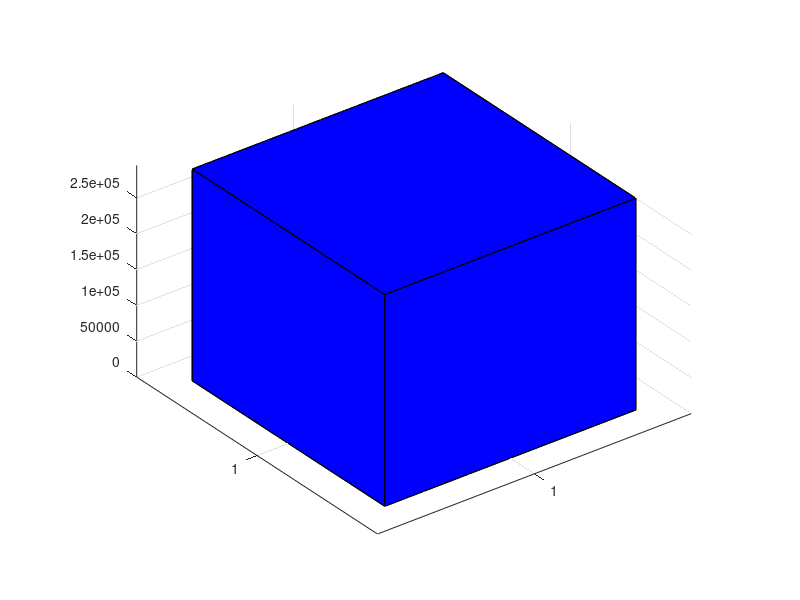
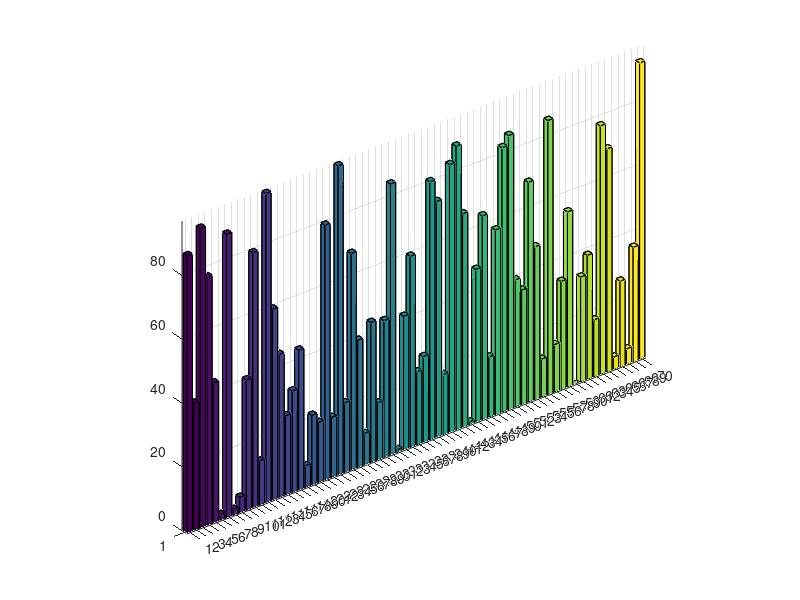
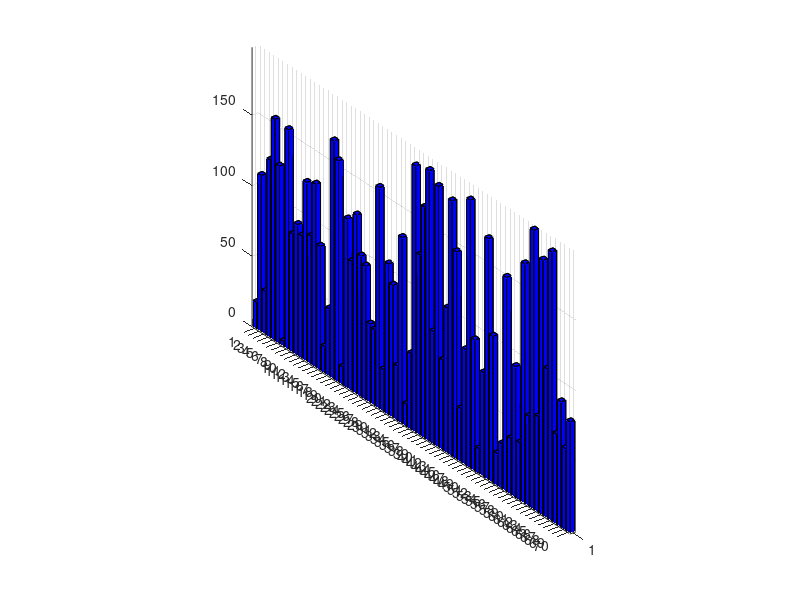

These figures' MATLAB source, in order:
x=round(100*rand(1,70));
y=round(200*rand(70,1));
z=x*y;
%plot(x,y,z);
%figure(1);
%xlebel('x')
%ylebel('y')
%zlebel('z')
bar3(z);
figure(2);
bar3(x);
figure(3);
bar3(y);
figure(4);